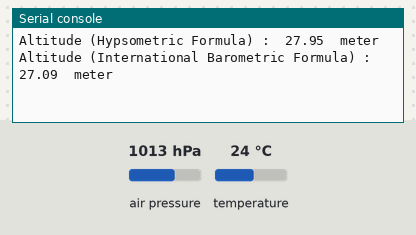
A program run on a simulated ESP8266 board running MicroPython. On the bench: the last lines printed to the serial console. The test bench sets the inputs (shaded band); at power-on: air pressure 1013 hPa, temperature 24 °C.

Above: at 3.2 s.
3.3 s: air pressure set to 952 hPa
At 7.4 s:
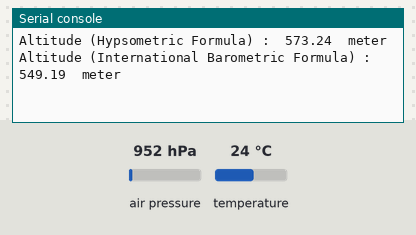
8.9 s: temperature set to 12 °C
14.5 s: air pressure set to 975 hPa
At 17.7 s:
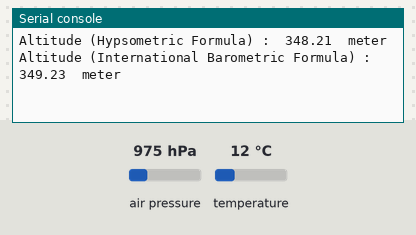
Timing chart, 0 to 19.2 s (numbered marks = the images above; inputs shaded):
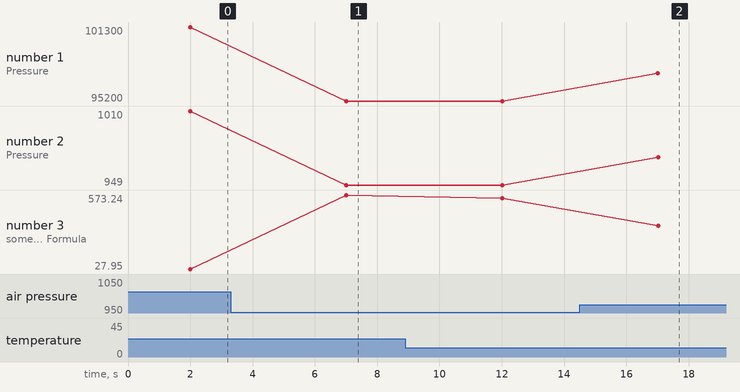

Measured:
- after the input at 3.3 s, the serial console: prints a new line after 3.7 s (image 1)
- after the input at 14.5 s, the serial console: prints a new line after 2.5 s (image 2)
- plotted number 1: 101300 → 95200 after the input at 3.3 s, 95200 → 97500 after the input at 14.5 s
- plotted number 2: 1010 → 949 after the input at 3.3 s, 949 → 972 after the input at 14.5 s
- plotted number 3: 27.95 → 573.24 after the input at 3.3 s, 573.24 → 550.09 after the input at 8.9 s, 550.09 → 348.21 after the input at 14.5 s

The program:

pressure_sensor_long.py
```python
from machine import SoftI2C, Pin
from bmp280 import *
from machine import Pin, I2C
import utime
from time import sleep


i2c=SoftI2C(sda=Pin(4), scl=Pin(5), freq=400000)
print(i2c.readfrom_mem(0x77, 0xd0, 1)[0])

ERROR = -3 # hPa

# scan i2c port for available devices
result = SoftI2C.scan(i2c)
print("I2C scan result : ", result) # 118 in decimal is same as 0x76 in hexadecimal
if result != []:
    print("I2C connection successfull")
else:
    print("No devices found !")


# create a BMP 280 object
bmp280_object = BMP280(i2c, addr=0x77, use_case=BMP280_CASE_INDOOR)

# configure the sensor
# These configuration settings give most accurate values in my case
# tweak them according to your own requirements

bmp280_object.power_mode = BMP280_POWER_NORMAL
bmp280_object.oversample = BMP280_OS_HIGH
bmp280_object.temp_os = BMP280_TEMP_OS_8
bmp280_object.press_os = BMP280_TEMP_OS_4
bmp280_object.standby = BMP280_STANDBY_250
bmp280_object.iir = BMP280_IIR_FILTER_2

print("BMP Object created successfully !")
utime.sleep(2) # change it as per requirement
print("\n")

# Function for calculation altitude from pressure and temperature values
# because altitude() method is not present in the Library

def altitude_HYP(hPa , temperature):
    # Hypsometric Equation (Max Altitude < 11 Km above sea level)
    temperature = temperature
    local_pressure = hPa
    sea_level_pressure = 1013.25 # hPa
    pressure_ratio = sea_level_pressure/local_pressure # sea level pressure = 1013.25 hPa
    h = (((pressure_ratio**(1/5.257)) - 1) * temperature ) / 0.0065
    return h


# altitude from international barometric formula, given in BMP 180 datasheet
def altitude_IBF(pressure):
    local_pressure = pressure    # Unit : hPa
    sea_level_pressure = 1013.25 # Unit : hPa
    pressure_ratio = local_pressure / sea_level_pressure
    altitude = 44330*(1-(pressure_ratio**(1/5.255)))
    return altitude


while True:
    # accquire temperature value in celcius
    temperature_c = bmp280_object.temperature # degree celcius

    # convert celcius to kelvin
    temperature_k = temperature_c + 273.15

    # accquire pressure value
    pressure = bmp280_object.pressure  # pascal

    # convert pascal to hectopascal (hPa)
    # 1 hPa = 100 Pa
    # Therefore 1 Pa = 0.01 hPa
    pressure_hPa = ( pressure * 0.01 ) + ERROR # hPa

    # accquire altitude values from HYPSOMETRIC formula
    h = altitude_HYP(pressure_hPa, temperature_k)

    # accquire altitude values from International Barometric Formula
    altitude = altitude_IBF(pressure_hPa)
    press = "{:.2f}".format(pressure_hPa)
    h_alti = "{:.2f}".format(h)
    i_alti = "{:.2f}".format(altitude)
    print("Temperature : ",temperature_c," Degree Celcius")
    print("Pressure : ",pressure," Pascal (Pa)")
    print("Pressure : ",press," hectopascal (hPa) or millibar (mb)")
    print("Altitude (Hypsometric Formula) : ", h_alti ," meter")
    print("Altitude (International Barometric Formula) : ", i_alti ," meter")
    print("\n")
    sleep(5)
```
